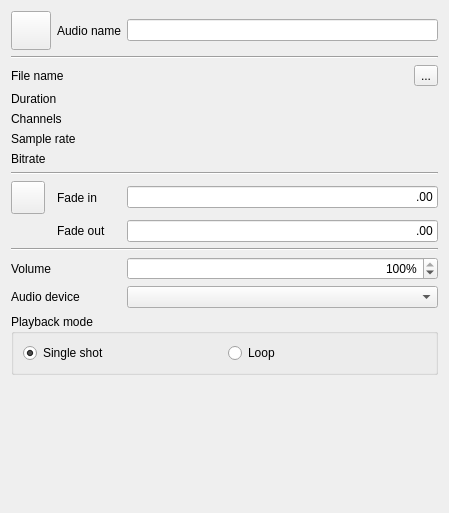
<?xml version="1.0" encoding="UTF-8"?>
<ui version="4.0">
 <author>Massimo Callegari</author>
 <comment>
  Q Light Controller Plus
  audioeditor.ui

  Copyright (c) 2015 Massimo Callegari

  Licensed under the Apache License, Version 2.0 (the &quot;License&quot;);
  you may not use this file except in compliance with the License.
  You may obtain a copy of the License at

      http://www.apache.org/licenses/LICENSE-2.0.txt

  Unless required by applicable law or agreed to in writing, software
  distributed under the License is distributed on an &quot;AS IS&quot; BASIS,
  WITHOUT WARRANTIES OR CONDITIONS OF ANY KIND, either express or implied.
  See the License for the specific language governing permissions and
  limitations under the License.
 </comment>
 <class>AudioEditor</class>
 <widget class="QWidget" name="AudioEditor">
  <property name="geometry">
   <rect>
    <x>0</x>
    <y>0</y>
    <width>449</width>
    <height>513</height>
   </rect>
  </property>
  <property name="windowTitle">
   <string>Audio editor</string>
  </property>
  <layout class="QGridLayout" name="gridLayout">
   <item row="0" column="0">
    <layout class="QGridLayout" name="gridLayout_2">
     <item row="2" column="3">
      <widget class="QLabel" name="m_filenameLabel">
       <property name="sizePolicy">
        <sizepolicy hsizetype="Expanding" vsizetype="Preferred">
         <horstretch>0</horstretch>
         <verstretch>0</verstretch>
        </sizepolicy>
       </property>
       <property name="font">
        <font>
         <bold>true</bold>
        </font>
       </property>
       <property name="text">
        <string/>
       </property>
       <property name="wordWrap">
        <bool>true</bool>
       </property>
      </widget>
     </item>
     <item row="0" column="1" colspan="2">
      <widget class="QLabel" name="m_nameLabel">
       <property name="sizePolicy">
        <sizepolicy hsizetype="Maximum" vsizetype="Preferred">
         <horstretch>0</horstretch>
         <verstretch>0</verstretch>
        </sizepolicy>
       </property>
       <property name="text">
        <string>Audio name</string>
       </property>
      </widget>
     </item>
     <item row="11" column="0" colspan="5">
      <widget class="Line" name="line_3">
       <property name="orientation">
        <enum>Qt::Horizontal</enum>
       </property>
      </widget>
     </item>
     <item row="9" column="3" colspan="2">
      <widget class="QLineEdit" name="m_fadeInEdit">
       <property name="text">
        <string notr="true">.00</string>
       </property>
       <property name="alignment">
        <set>Qt::AlignRight|Qt::AlignTrailing|Qt::AlignVCenter</set>
       </property>
      </widget>
     </item>
     <item row="9" column="0">
      <widget class="QToolButton" name="m_speedDialButton">
       <property name="toolTip">
        <string>Show/Hide speed dial window</string>
       </property>
       <property name="icon">
        <iconset resource="qlcui.qrc">
         <normaloff>:/speed.png</normaloff>:/speed.png</iconset>
       </property>
       <property name="iconSize">
        <size>
         <width>26</width>
         <height>26</height>
        </size>
       </property>
       <property name="checkable">
        <bool>true</bool>
       </property>
      </widget>
     </item>
     <item row="2" column="4">
      <widget class="QToolButton" name="m_fileButton">
       <property name="text">
        <string notr="true">...</string>
       </property>
      </widget>
     </item>
     <item row="3" column="3" colspan="2">
      <widget class="QLabel" name="m_durationLabel">
       <property name="font">
        <font>
         <bold>true</bold>
        </font>
       </property>
       <property name="text">
        <string/>
       </property>
      </widget>
     </item>
     <item row="4" column="0" colspan="3">
      <widget class="QLabel" name="label_4">
       <property name="text">
        <string>Channels</string>
       </property>
      </widget>
     </item>
     <item row="7" column="0" colspan="5">
      <widget class="Line" name="line_2">
       <property name="orientation">
        <enum>Qt::Horizontal</enum>
       </property>
      </widget>
     </item>
     <item row="4" column="3" colspan="2">
      <widget class="QLabel" name="m_channelsLabel">
       <property name="font">
        <font>
         <bold>true</bold>
        </font>
       </property>
       <property name="text">
        <string/>
       </property>
      </widget>
     </item>
     <item row="6" column="0" colspan="3">
      <widget class="QLabel" name="label_2">
       <property name="text">
        <string>Bitrate</string>
       </property>
      </widget>
     </item>
     <item row="10" column="1" colspan="2">
      <widget class="QLabel" name="label_7">
       <property name="text">
        <string>Fade out</string>
       </property>
      </widget>
     </item>
     <item row="0" column="3" colspan="2">
      <widget class="QLineEdit" name="m_nameEdit">
       <property name="toolTip">
        <string>Name of the function being edited</string>
       </property>
      </widget>
     </item>
     <item row="2" column="0" colspan="3">
      <widget class="QLabel" name="label_5">
       <property name="text">
        <string>File name</string>
       </property>
      </widget>
     </item>
     <item row="5" column="0" colspan="3">
      <widget class="QLabel" name="label_3">
       <property name="text">
        <string>Sample rate</string>
       </property>
      </widget>
     </item>
     <item row="9" column="1" colspan="2">
      <widget class="QLabel" name="label_6">
       <property name="text">
        <string>Fade in</string>
       </property>
      </widget>
     </item>
     <item row="14" column="0" colspan="5">
      <widget class="QGroupBox" name="groupBox">
       <property name="title">
        <string>Playback mode</string>
       </property>
       <layout class="QHBoxLayout" name="horizontalLayout">
        <item>
         <widget class="QRadioButton" name="m_singleCheck">
          <property name="text">
           <string>Single shot</string>
          </property>
          <property name="checked">
           <bool>true</bool>
          </property>
         </widget>
        </item>
        <item>
         <widget class="QRadioButton" name="m_loopCheck">
          <property name="text">
           <string>Loop</string>
          </property>
         </widget>
        </item>
       </layout>
      </widget>
     </item>
     <item row="13" column="0" colspan="3">
      <widget class="QLabel" name="label_9">
       <property name="text">
        <string>Audio device</string>
       </property>
      </widget>
     </item>
     <item row="10" column="3" colspan="2">
      <widget class="QLineEdit" name="m_fadeOutEdit">
       <property name="text">
        <string notr="true">.00</string>
       </property>
       <property name="alignment">
        <set>Qt::AlignRight|Qt::AlignTrailing|Qt::AlignVCenter</set>
       </property>
      </widget>
     </item>
     <item row="0" column="0">
      <widget class="QToolButton" name="m_previewButton">
       <property name="toolTip">
        <string>Play the audio file</string>
       </property>
       <property name="icon">
        <iconset resource="qlcui.qrc">
         <normaloff>:/player_play.png</normaloff>:/player_play.png</iconset>
       </property>
       <property name="iconSize">
        <size>
         <width>32</width>
         <height>32</height>
        </size>
       </property>
       <property name="checkable">
        <bool>true</bool>
       </property>
      </widget>
     </item>
     <item row="5" column="3" colspan="2">
      <widget class="QLabel" name="m_srateLabel">
       <property name="font">
        <font>
         <bold>true</bold>
        </font>
       </property>
       <property name="text">
        <string/>
       </property>
      </widget>
     </item>
     <item row="1" column="0" colspan="5">
      <widget class="Line" name="line">
       <property name="orientation">
        <enum>Qt::Horizontal</enum>
       </property>
      </widget>
     </item>
     <item row="13" column="3" colspan="2">
      <widget class="QComboBox" name="m_audioDevCombo"/>
     </item>
     <item row="15" column="0" colspan="5">
      <spacer name="verticalSpacer">
       <property name="orientation">
        <enum>Qt::Vertical</enum>
       </property>
       <property name="sizeHint" stdset="0">
        <size>
         <width>20</width>
         <height>40</height>
        </size>
       </property>
      </spacer>
     </item>
     <item row="3" column="0" colspan="3">
      <widget class="QLabel" name="label">
       <property name="text">
        <string>Duration</string>
       </property>
      </widget>
     </item>
     <item row="6" column="3" colspan="2">
      <widget class="QLabel" name="m_bitrateLabel">
       <property name="font">
        <font>
         <bold>true</bold>
        </font>
       </property>
       <property name="text">
        <string/>
       </property>
      </widget>
     </item>
     <item row="12" column="0" colspan="3">
      <widget class="QLabel" name="label_8">
       <property name="text">
        <string>Volume</string>
       </property>
      </widget>
     </item>
     <item row="12" column="3" colspan="2">
      <widget class="QSpinBox" name="m_volumeSpin">
       <property name="toolTip">
        <string/>
       </property>
       <property name="alignment">
        <set>Qt::AlignRight|Qt::AlignTrailing|Qt::AlignVCenter</set>
       </property>
       <property name="suffix">
        <string notr="true">%</string>
       </property>
       <property name="maximum">
        <number>100</number>
       </property>
       <property name="value">
        <number>100</number>
       </property>
      </widget>
     </item>
    </layout>
   </item>
  </layout>
 </widget>
 <tabstops>
  <tabstop>m_nameEdit</tabstop>
  <tabstop>m_fileButton</tabstop>
  <tabstop>m_fadeInEdit</tabstop>
  <tabstop>m_fadeOutEdit</tabstop>
  <tabstop>m_audioDevCombo</tabstop>
  <tabstop>m_speedDialButton</tabstop>
  <tabstop>m_previewButton</tabstop>
 </tabstops>
 <resources>
  <include location="qlcui.qrc"/>
 </resources>
 <connections/>
</ui>
